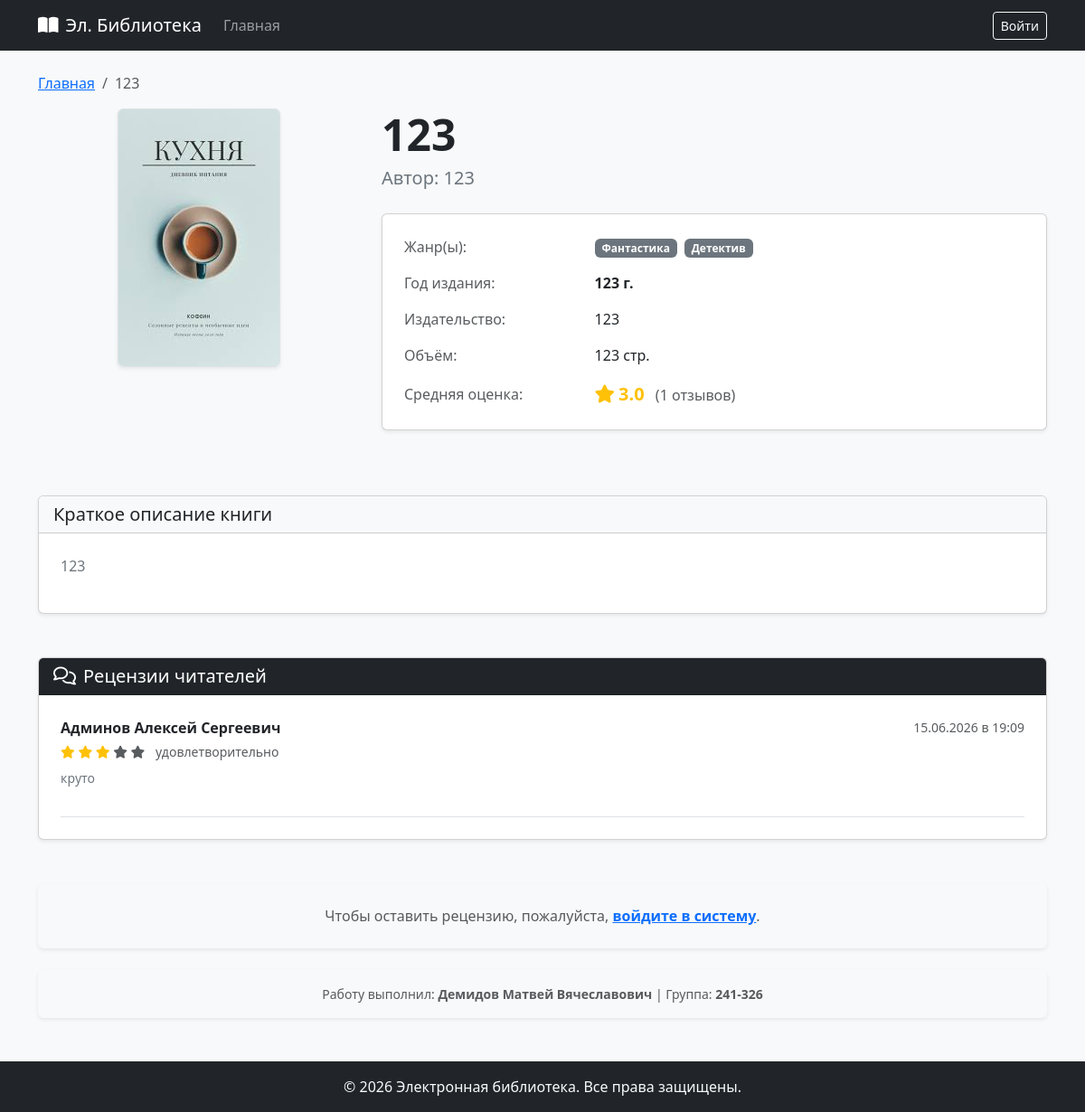
Page /books/3 on the committed database.
### models.py (models this page shows, shortened)
class Book(db.Model):
    __tablename__ = 'books'
    id = db.Column(db.Integer, primary_key=True)
    title = db.Column(db.String(255), nullable=False)
    short_description = db.Column(db.Text, nullable=False)
    year = db.Column(db.Integer, nullable=False)
    publisher = db.Column(db.String(255), nullable=False)
    author = db.Column(db.String(255), nullable=False)
    pages_count = db.Column(db.Integer, nullable=False)
    genres = db.relationship('Genre', secondary=book_genre, backref=db.backref('books', lazy=True))
    cover = db.relationship('Cover', backref='book', uselist=False, cascade="all, delete-orphan")
    reviews = db.relationship('Review', backref='book', cascade="all, delete-orphan")
    visits = db.relationship('VisitLog', backref='book', cascade="all, delete-orphan")
    @property
    def rating_info(self):
        ratings = [r.rating for r in self.reviews]
        if not ratings:
            return 0.0, 0
        avg_rating = sum(ratings) / len(ratings)
        return round(avg_rating, 2), len(ratings)

class Cover(db.Model):
    __tablename__ = 'covers'
    id = db.Column(db.Integer, primary_key=True)
    file_name = db.Column(db.String(255), nullable=False)
    mime_type = db.Column(db.String(100), nullable=False)
    md5_hash = db.Column(db.String(255), nullable=False)
    book_id = db.Column(db.Integer, db.ForeignKey('books.id', ondelete='CASCADE'), nullable=False)

class Genre(db.Model):
    __tablename__ = 'genres'
    id = db.Column(db.Integer, primary_key=True)
    name = db.Column(db.String(100), unique=True, nullable=False)

class Review(db.Model):
    __tablename__ = 'reviews'
    id = db.Column(db.Integer, primary_key=True)
    book_id = db.Column(db.Integer, db.ForeignKey('books.id', ondelete='CASCADE'), nullable=False)
    user_id = db.Column(db.Integer, db.ForeignKey('users.id', ondelete='CASCADE'), nullable=False)
    rating = db.Column(db.Integer, nullable=False)
    text = db.Column(db.Text, nullable=False)
    created_at = db.Column(db.DateTime, default=datetime.utcnow, nullable=False)
    user = db.relationship('User')

class User(db.Model, UserMixin):
    __tablename__ = 'users'
    id = db.Column(db.Integer, primary_key=True)
    login = db.Column(db.String(50), unique=True, nullable=False)
    password_hash = db.Column(db.String(255), nullable=False)
    last_name = db.Column(db.String(50), nullable=False)
    first_name = db.Column(db.String(50), nullable=False)
    middle_name = db.Column(db.String(50))
    role_id = db.Column(db.Integer, db.ForeignKey('roles.id'), nullable=False)
    role = db.relationship('Role', backref='users')
    @property
    def get_fio(self):
        if self.middle_name:
            return f"{self.last_name} {self.first_name} {self.middle_name}"
        return f"{self.last_name} {self.first_name}"

### app.py (the view)
@app.route('/books/<int:book_id>')
def view_book(book_id):
    book = Book.query.get_or_404(book_id)
    today = datetime.utcnow().date()
    record_visit = False
    if current_user.is_authenticated:
        start_of_day = datetime.combine(today, datetime.min.time())
        end_of_day = datetime.combine(today, datetime.max.time())
        today_visits = VisitLog.query.filter(
            VisitLog.book_id == book.id,
            VisitLog.user_id == current_user.id,
            VisitLog.created_at >= start_of_day,
            VisitLog.created_at <= end_of_day
        ).count()
        if today_visits < 10:
            record_visit = True
            new_visit = VisitLog(book_id=book.id, user_id=current_user.id)
    else:
        if 'anon_visits' not in session:
            session['anon_visits'] = {}
        visits_dict = session['anon_visits']
        book_key = str(book.id)
        if book_key not in visits_dict:
            visits_dict[book_key] = []
        today_str = today.isoformat()
        today_anon_visits = [d for d in visits_dict[book_key] if d == today_str]
        if len(today_anon_visits) < 10:
            record_visit = True
            visits_dict[book_key].append(today_str)
            session['anon_visits'] = visits_dict
            session.modified = True
            new_visit = VisitLog(book_id=book.id, user_id=None)
        if 'recent_views' not in session:
            session['recent_views'] = []
        recent = session['recent_views']
        if book_id in recent:
            recent.remove(book_id)
        recent.insert(0, book_id)
        session['recent_views'] = recent[:5]
        session.modified = True
    if record_visit:
        try:
            db.session.add(new_visit)
            db.session.commit()
        except Exception as e:
            db.session.rollback()
            print(f"Ошибка сохранения лога просмотра: {e}")
    has_reviewed = False
    user_review = None
    if current_user.is_authenticated:
        user_review = Review.query.filter_by(book_id=book.id, user_id=current_user.id).first()
        if user_review:
            has_reviewed = True
    reviews = Review.query.filter_by(book_id=book.id).order_by(Review.created_at.desc()).all()
    return render_template('view_book.html', book=book, reviews=reviews, has_reviewed=has_reviewed, user_review=user_review)

### app.py (called while the page is built)
@app.template_filter('markdown')
def render_markdown(text):
    if not text:
        return ""
    return markdown.markdown(text, extensions=['fenced_code', 'tables'])

### templates/view_book.html (shortened to what this page needs)
{% extends 'base.html' %}
{% block content %}
<nav aria-label="breadcrumb">
    <ol class="breadcrumb">
        <li class="breadcrumb-item"><a href="{{ url_for('index') }}">Главная</a></li>
        <li class="breadcrumb-item active" aria-current="page">{{ book.title }}</li>
    </ol>
</nav>
<div class="row g-4 mb-5">
    <div class="col-md-4 text-center">
        {% if book.cover %}
            <img src="{{ url_for('static', filename='covers/' + book.cover.file_name) }}"
                 alt="Обложка книги {{ book.title }}"
                 class="img-fluid rounded shadow-sm border"
                 style="max-height: 450px; object-fit: contain;">
        {% else %}
            <div class="bg-light d-flex align-items-center justify-content-center rounded border shadow-sm" style="height: 400px;">
                <span class="text-muted"><i class="fa-regular fa-image fa-3x mb-2 d-block"></i>Нет обложки</span>
            </div>
        {% endif %}
    </div>
    <div class="col-md-8">
        <h1 class="display-5 fw-bold text-dark mb-1">{{ book.title }}</h1>
        <p class="lead text-secondary mb-4">Автор: <strong>{{ book.author }}</strong></p>
        <div class="card shadow-sm mb-4">
            <div class="card-body">
                <table class="table table-borderless mb-0 align-middle">
                    <tbody>
                        <tr>
                            <td class="text-muted" style="width: 30%;">Жанр(ы):</td>
                            <td>
                                {% for genre in book.genres %}
                                    <span class="badge bg-secondary me-1">{{ genre.name }}</span>
                                {% endfor %}
                            </td>
                        </tr>
                        <tr>
                            <td class="text-muted">Год издания:</td>
                            <td><strong>{{ book.year }} г.</strong></td>
                        </tr>
                        <tr>
                            <td class="text-muted">Издательство:</td>
                            <td>{{ book.publisher }}</td>
                        </tr>
                        <tr>
                            <td class="text-muted">Объём:</td>
                            <td>{{ book.pages_count }} стр.</td>
                        </tr>
                        <tr>
                            <td class="text-muted">Средняя оценка:</td>
                            <td>
                                {% set avg_rating, rev_count = book.rating_info %}
                                <span class="text-warning fw-bold fs-5"><i class="fa-solid fa-star me-1"></i>{{ avg_rating }}</span>
                                <span class="text-muted ms-2">({{ rev_count }} отзывов)</span>
                            </td>
                        </tr>
                    </tbody>
                </table>
            </div>
        </div>
    </div>
</div>
<div class="card shadow-sm mb-5">
    <div class="card-header bg-light">
        <h5 class="mb-0">Краткое описание книги</h5>
    </div>
    <div class="card-body p-4 text-secondary">
        {{ book.short_description|markdown|safe }}
    </div>
</div>
<div class="card shadow-sm mb-5">
    <div class="card-header bg-dark text-white">
        <h5 class="mb-0"><i class="fa-regular fa-comments me-2"></i>Рецензии читателей</h5>
    </div>
    <div class="card-body p-4">
        {% set ns = namespace(has_other_reviews=false) %}
        {% if reviews %}
            <div class="d-flex flex-column gap-3">
                {% for review in reviews %}
                    {% if not (current_user.is_authenticated and review.user_id == current_user.id) %}
                        {% set ns.has_other_reviews = true %}
                        <div class="border-bottom pb-3">
                            <div class="d-flex justify-content-between align-items-center mb-1">
                                <strong class="text-dark">{{ review.user.get_fio }}</strong>
                                <span class="text-muted small">{{ review.created_at.strftime('%d.%m.%Y в %H:%M') }}</span>
                            </div>
                            <div class="mb-2 small">
                                {% for i in range(5) %}
                                    <i class="fa-solid fa-star {% if i < review.rating %}text-warning{% else %}text-muted{% endif %}"></i>
                                {% endfor %}
                                <span class="text-muted ms-2">
                                    {% if review.rating == 5 %}отлично
                                    {% elif review.rating == 4 %}хорошо
                                    {% elif review.rating == 3 %}удовлетворительно
                                    {% elif review.rating == 2 %}неудовлетворительно
                                    {% elif review.rating == 1 %}плохо
                                    {% else %}ужасно
                                    {% endif %}
                                </span>
                            </div>
                            <div class="text-secondary small">
                                {{ review.text|markdown|safe }}
                            </div>
                        </div>
                    {% endif %}
                {% endfor %}
            </div>
        {% endif %}
    </div>
</div>
<div class="card shadow-sm border-0 bg-light p-4 mb-4">
    {% if current_user.is_authenticated and current_user.role.name in ['Пользователь', 'Модератор', 'Администратор'] %}
        {% if not has_reviewed %}
            <div class="text-center">
                <a href="{{ url_for('add_review', book_id=book.id) }}" class="btn btn-dark px-4 fw-semibold">
                    <i class="fa-solid fa-pen-nib me-2"></i>Написать рецензию
                </a>
            </div>
        {% else %}
            <div class="card border-primary shadow-sm">
                <div class="card-header bg-primary text-white">
                    <h6 class="mb-0"><i class="fa-solid fa-user-check me-2"></i>Ваша рецензия на эту книгу</h6>
                </div>
                <div class="card-body">
                    <div class="d-flex justify-content-between mb-2">
                        <span>
                            {% for i in range(5) %}
                                <i class="fa-solid fa-star {% if i < user_review.rating %}text-warning{% else %}text-muted{% endif %}"></i>
                            {% endfor %}
                            <strong class="ms-2">
                                {% if user_review.rating == 5 %}отлично
                                {% elif user_review.rating == 4 %}хорошо
                                {% elif user_review.rating == 3 %}удовлетворительно
                                {% elif user_review.rating == 2 %}неудовлетворительно
                                {% elif user_review.rating == 1 %}плохо
                                {% else %}ужасно
                                {% endif %}
                            </strong>
                        </span>
                        <small class="text-muted">{{ user_review.created_at.strftime('%d.%m.%Y в %H:%M') }}</small>
                    </div>
                    <div class="text-secondary">
                        {{ user_review.text|markdown|safe }}
                    </div>
                </div>
            </div>
        {% endif %}
    {% elif not current_user.is_authenticated %}
        <div class="text-center text-muted">
            Чтобы оставить рецензию, пожалуйста, <a href="{{ url_for('login') }}" class="fw-semibold text-primary">войдите в систему</a>.
        </div>
    {% else %}
        <div class="text-center text-muted">
            Ваша роль не позволяет оставлять рецензии.
        </div>
    {% endif %}
</div>
<div class="card shadow-sm border-0 bg-light p-3 text-center mb-4">
    <span class="text-muted small">
        Работу выполнил: <strong>Демидов Матвей Вячеславович</strong> | Группа: <strong>241-326</strong>
    </span>
</div>
{% endblock %}

### templates/base.html (style rules this page uses)
body { display: flex; flex-direction: column; min-height: 100vh; background-color: #f8f9fa; }

### rows in the picture
Book: title "123", author "123", year "123", publisher "123", pages_count "123", short_description "123"
Cover: file_name (picture)
Genre: name "Фантастика"
Genre: name "Детектив"
Review: user.get_fio "Админов Алексей Сергеевич", created_at "15.06.2026 в 19:09", rating 3 (drawn), text "круто"

### other values in the picture
{{ avg_rating }} "3.0"
{{ rev_count }} "1"
